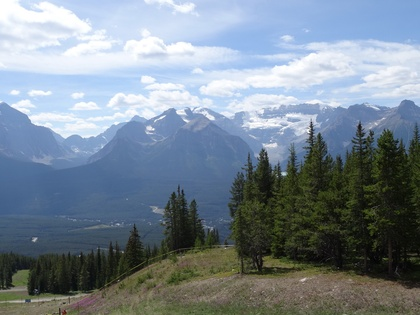
%> input picture ex1/materials/dst.jpg, 420 x 315 px, shrunk from 1452 x 1088 before the run
$ octave startActions.m   (GNU Octave 9; MATLAB toolbox functions it lacks are replaced by stand-ins)
%> lines starting %> are read from the running program, lines starting %| are printed output that depends on the picture
### ex1/materials/perliminarySettings/plotImageWithDataPoints.m
function [] = plotImageWithDataPoints(figHandle,I,xdata,ydata,markerColor, myTitle)
    % plotImageWithDataPoints(figHandle,Idst,match_p_dst(1,:),match_p_dst(2,:),'b', 'DST FIGURE')
    get(figHandle);
    imshow(I);
    hold on;
    plot(xdata,ydata,[markerColor,'.'],'MarkerSize',20);
    title(myTitle)
    % x = 1:10; y = 1:10; scatter(x,y);
    N = length(xdata);
    a = [1:N]'; b = num2str(a); c = cellstr(b);
    dx = 1; dy = 1; % displacement so the text does not overlay the data points
    text(xdata+dx, ydata+dy, c,'Color','yellow','FontSize',14);
end

### ex1/materials/perliminarySettings/startActions.m
%%
close all;
clear all;
clc;

%%edit to learn GitHub
%% load stuff
path = 'materials\';
src_figure = 'src.jpg';
dst_figure = 'dst.jpg';
load_matrices = 'matches_perfect.mat';

Idst = imread([path dst_figure]);
%> Idst is the input picture: size 315x420x3 uint8; mean R, G, B 121.2, 134.7, 146.4
Isrc = imread([path src_figure]);
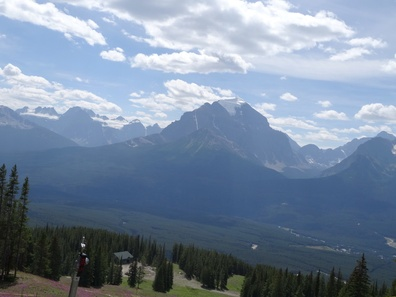
%> input picture ex1/materials/src.jpg, 396 x 297 px, shrunk from 1368 x 1026 before the run
%> Isrc is the input picture: size 297x396x3 uint8; mean R, G, B 120.3, 136.9, 157.6
load([path load_matrices]);
%% show stuff
figure; imshow(Idst);
hold on;
plot(match_p_dst(1,:),match_p_dst(2,:),'b.','MarkerSize',20);
title('DST FIGURE')
%%
f = figure;
plotImageWithDataPoints(f,Idst,match_p_dst(1,:),match_p_dst(2,:),'b', 'DST FIGURE')
%%
f2 = figure;
plotImageWithDataPoints(f2,Isrc,match_p_src(1,:),match_p_src(2,:),'b', 'SRC FIGURE')

figure;
subplot(1,2,1);
plotImageWithDataPoints(f2,Isrc,match_p_src(1,:),match_p_src(2,:),'b', 'SRC FIGURE')
% [5 lines of commented-out code are left out]
subplot(1,2,2);
plotImageWithDataPoints(f2,Idst,match_p_dst(1,:),match_p_dst(2,:),'b', 'DST FIGURE')
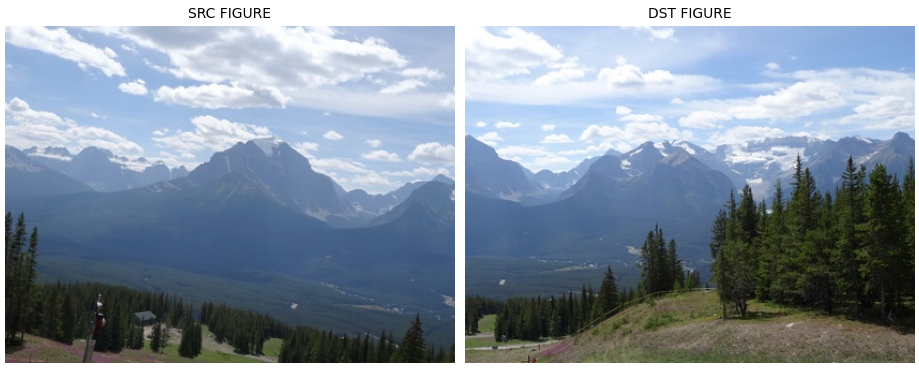
%> figure redrawn from the program's plot data, 2 panels
% [5 lines of commented-out code are left out]


right_points_dst = match_p_dst;
right_points_src = match_p_src;
%% load some more stuff
matches_path = 'matches.mat';
load([path matches_path])

wrong_points_dst = [];
wrong_points_src = [];

for ii = 1: length(match_p_dst)
    flag = 0;
    for jj = 1:length(right_points_dst)
        if match_p_dst(1,ii) == right_points_dst(1,jj) & ...
                match_p_dst(2,ii) == right_points_dst(2,jj)
            flag = 1;
        end
    end
     if ~flag
         wrong_points_dst = [wrong_points_dst , match_p_dst(:,ii)];
    end
end
for ii = 1: length(match_p_src)
    flag = 0;
    for jj = 1:length(right_points_src)
        if match_p_src(1,ii) == right_points_src(1,jj) & ...
                match_p_src(2,ii) == right_points_src(2,jj)
            flag = 1;
        end
    end
     if ~flag
         wrong_points_src = [wrong_points_src , match_p_src(:,ii)];
    end
end
%% show perfect match and imperfect matching points for dst image
close all;
f = figure; imshow(Idst);
plotImageWithDataPoints(f,Idst,right_points_dst(1,:),right_points_dst(2,:),'b', 'DST FIGURE')
hold on;
N = length(wrong_points_dst(1,:));
a = 20+[1:N]'; b = num2str(a); c = cellstr(b);
dx = 1; dy = 1; % displacement so the text does not overlay the data points
xdata = wrong_points_dst(1,:);
ydata = wrong_points_dst(2,:);
plot(xdata,ydata,'r.','MarkerSize',20)
legend('perfect matching points','imprefect match points')
text(xdata+dx, ydata+dy, c,'Color','red','FontSize',14);
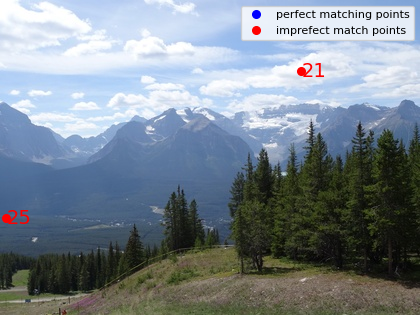
%> figure redrawn from the program's plot data; its title reads 'DST FIGURE'
%% show perfect match and imperfect matching points for src image

f2 = figure; imshow(Isrc);
plotImageWithDataPoints(f2,Isrc,right_points_src(1,:),right_points_src(2,:),'b', 'SRC FIGURE')
hold on;
N = length(wrong_points_src(1,:));
a = 20+[1:N]'; b = num2str(a); c = cellstr(b);
dx = 1; dy = 1; % displacement so the text does not overlay the data points
xdata = wrong_points_src(1,:);
ydata = wrong_points_src(2,:);
plot(xdata,ydata,'r.','MarkerSize',20)
legend('perfect matching points','imprefect match points')
text(xdata+dx, ydata+dy, c,'Color','red','FontSize',14);
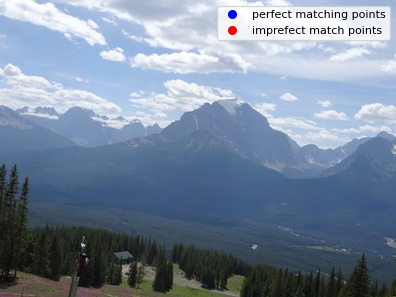
%> figure redrawn from the program's plot data; its title reads 'SRC FIGURE'
%%
close all;
f = figure;
subplot(1,2,2);
plotImageWithDataPoints(f,Idst,right_points_dst(1,:),right_points_dst(2,:),'b', 'DST FIGURE')
hold on;
N = length(wrong_points_dst(1,:));
a = 20+[1:N]'; b = num2str(a); c = cellstr(b);
dx = 1; dy = 1; % displacement so the text does not overlay the data points
xdata = wrong_points_dst(1,:);
ydata = wrong_points_dst(2,:);
plot(xdata,ydata,'r.','MarkerSize',20)
legend('perfect matching points','imprefect match points')
text(xdata+dx, ydata+dy, c,'Color','red','FontSize',14);


subplot(1,2,1);

imshow(Isrc);
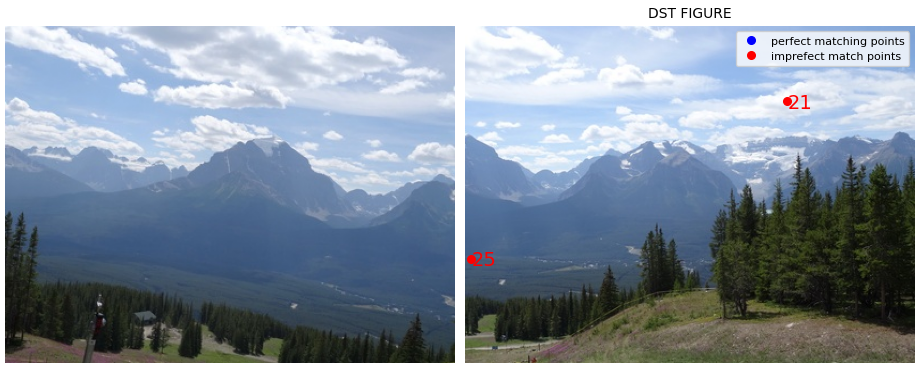
%> figure redrawn from the program's plot data, 2 panels
plotImageWithDataPoints(f,Isrc,right_points_src(1,:),right_points_src(2,:),'b', 'SRC FIGURE')
hold on;
N = length(wrong_points_src(1,:));
a = 20+[1:N]'; b = num2str(a); c = cellstr(b);
dx = 1; dy = 1; % displacement so the text does not overlay the data points
xdata = wrong_points_src(1,:);
ydata = wrong_points_src(2,:);
plot(xdata,ydata,'r.','MarkerSize',20)
legend('perfect matching points','imprefect match points')
text(xdata+dx, ydata+dy, c,'Color','red','FontSize',14);
